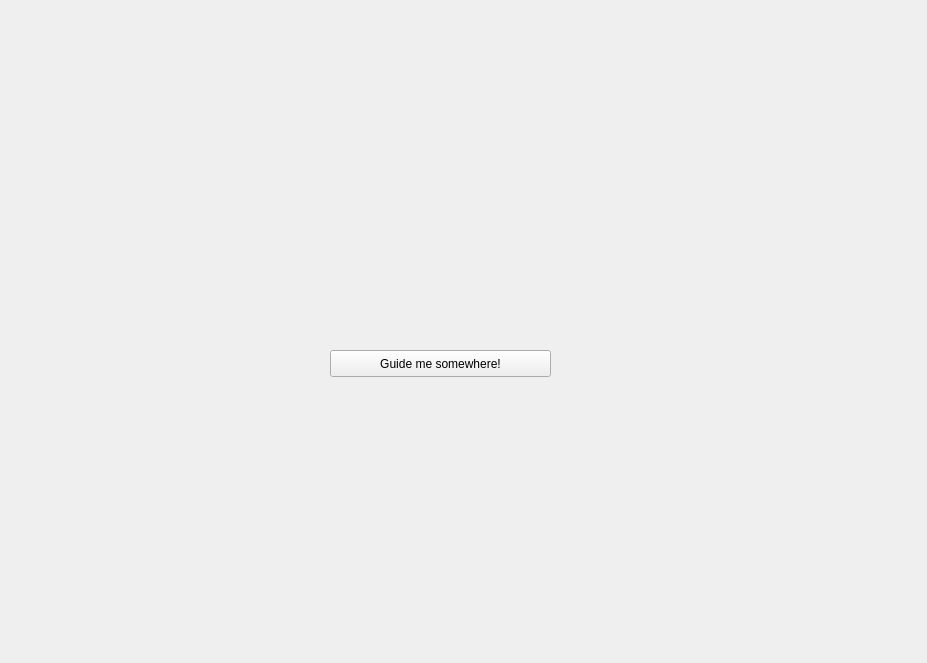
<?xml version="1.0" encoding="UTF-8"?>
<ui version="4.0">
 <class>MainWindow</class>
 <widget class="QMainWindow" name="MainWindow">
  <property name="geometry">
   <rect>
    <x>0</x>
    <y>0</y>
    <width>927</width>
    <height>663</height>
   </rect>
  </property>
  <property name="windowTitle">
   <string>MainWindow</string>
  </property>
  <widget class="QWidget" name="centralWidget">
   <widget class="QStackedWidget" name="stackedWidget">
    <property name="geometry">
     <rect>
      <x>140</x>
      <y>160</y>
      <width>611</width>
      <height>411</height>
     </rect>
    </property>
    <property name="currentIndex">
     <number>0</number>
    </property>
    <widget class="QWidget" name="page">
     <widget class="QPushButton" name="button_guide_me">
      <property name="geometry">
       <rect>
        <x>190</x>
        <y>190</y>
        <width>221</width>
        <height>27</height>
       </rect>
      </property>
      <property name="text">
       <string>Guide me somewhere!</string>
      </property>
     </widget>
    </widget>
    <widget class="QWidget" name="page_2">
     <widget class="QPushButton" name="button_gate">
      <property name="geometry">
       <rect>
        <x>190</x>
        <y>70</y>
        <width>211</width>
        <height>27</height>
       </rect>
      </property>
      <property name="text">
       <string>Gate</string>
      </property>
     </widget>
     <widget class="QPushButton" name="button_lounge">
      <property name="geometry">
       <rect>
        <x>190</x>
        <y>140</y>
        <width>211</width>
        <height>27</height>
       </rect>
      </property>
      <property name="text">
       <string>Lounge</string>
      </property>
     </widget>
     <widget class="QPushButton" name="button_schengen">
      <property name="geometry">
       <rect>
        <x>190</x>
        <y>200</y>
        <width>211</width>
        <height>27</height>
       </rect>
      </property>
      <property name="text">
       <string>Schenghen Barrier</string>
      </property>
     </widget>
    </widget>
    <widget class="QWidget" name="page_5">
     <widget class="QPushButton" name="button_input_gate">
      <property name="geometry">
       <rect>
        <x>200</x>
        <y>40</y>
        <width>191</width>
        <height>27</height>
       </rect>
      </property>
      <property name="text">
       <string>Input Gate Number</string>
      </property>
     </widget>
     <widget class="QPushButton" name="button_gate_b">
      <property name="geometry">
       <rect>
        <x>200</x>
        <y>140</y>
        <width>191</width>
        <height>27</height>
       </rect>
      </property>
      <property name="text">
       <string>Guide me to gate area B</string>
      </property>
     </widget>
     <widget class="QPushButton" name="button_gate_c">
      <property name="geometry">
       <rect>
        <x>200</x>
        <y>200</y>
        <width>191</width>
        <height>27</height>
       </rect>
      </property>
      <property name="text">
       <string>Guide me to gate area C</string>
      </property>
     </widget>
     <widget class="QPushButton" name="button_back_5">
      <property name="geometry">
       <rect>
        <x>200</x>
        <y>370</y>
        <width>191</width>
        <height>27</height>
       </rect>
      </property>
      <property name="text">
       <string>Back</string>
      </property>
     </widget>
     <widget class="QLabel" name="label_or">
      <property name="geometry">
       <rect>
        <x>280</x>
        <y>100</y>
        <width>66</width>
        <height>17</height>
       </rect>
      </property>
      <property name="text">
       <string>Or</string>
      </property>
     </widget>
    </widget>
    <widget class="QWidget" name="page_3">
     <widget class="QLabel" name="label_gate_number">
      <property name="geometry">
       <rect>
        <x>150</x>
        <y>150</y>
        <width>111</width>
        <height>20</height>
       </rect>
      </property>
      <property name="text">
       <string>Gate Number</string>
      </property>
     </widget>
     <widget class="QLineEdit" name="lineEdit_gate_number">
      <property name="geometry">
       <rect>
        <x>320</x>
        <y>150</y>
        <width>113</width>
        <height>27</height>
       </rect>
      </property>
      <property name="text">
       <string>asd</string>
      </property>
     </widget>
     <widget class="QPushButton" name="button_go">
      <property name="geometry">
       <rect>
        <x>230</x>
        <y>250</y>
        <width>98</width>
        <height>27</height>
       </rect>
      </property>
      <property name="text">
       <string>Go!</string>
      </property>
     </widget>
     <widget class="QLabel" name="label_gate_information">
      <property name="geometry">
       <rect>
        <x>210</x>
        <y>50</y>
        <width>171</width>
        <height>31</height>
       </rect>
      </property>
      <property name="text">
       <string>Input Gate Information</string>
      </property>
     </widget>
     <widget class="QLabel" name="label_plan_information">
      <property name="geometry">
       <rect>
        <x>130</x>
        <y>320</y>
        <width>311</width>
        <height>41</height>
       </rect>
      </property>
      <property name="text">
       <string/>
      </property>
     </widget>
     <widget class="QPushButton" name="button_back_3">
      <property name="geometry">
       <rect>
        <x>230</x>
        <y>370</y>
        <width>98</width>
        <height>27</height>
       </rect>
      </property>
      <property name="text">
       <string>Back</string>
      </property>
     </widget>
    </widget>
    <widget class="QWidget" name="page_4">
     <widget class="QLabel" name="label_guiding">
      <property name="geometry">
       <rect>
        <x>240</x>
        <y>40</y>
        <width>61</width>
        <height>20</height>
       </rect>
      </property>
      <property name="text">
       <string>Guiding!</string>
      </property>
     </widget>
     <widget class="QLabel" name="label_status_guiding">
      <property name="geometry">
       <rect>
        <x>230</x>
        <y>100</y>
        <width>66</width>
        <height>17</height>
       </rect>
      </property>
      <property name="text">
       <string>asd</string>
      </property>
     </widget>
     <widget class="QPushButton" name="button_stop_4">
      <property name="geometry">
       <rect>
        <x>210</x>
        <y>210</y>
        <width>98</width>
        <height>27</height>
       </rect>
      </property>
      <property name="text">
       <string>STOP</string>
      </property>
     </widget>
    </widget>
    <widget class="QWidget" name="page_6">
     <widget class="QPushButton" name="button_resume">
      <property name="geometry">
       <rect>
        <x>240</x>
        <y>150</y>
        <width>98</width>
        <height>27</height>
       </rect>
      </property>
      <property name="text">
       <string>Resume</string>
      </property>
     </widget>
     <widget class="QPushButton" name="button_abandon">
      <property name="geometry">
       <rect>
        <x>240</x>
        <y>270</y>
        <width>98</width>
        <height>27</height>
       </rect>
      </property>
      <property name="text">
       <string>Abandon</string>
      </property>
     </widget>
     <widget class="QLabel" name="label_stopped_by_user">
      <property name="geometry">
       <rect>
        <x>190</x>
        <y>40</y>
        <width>251</width>
        <height>17</height>
       </rect>
      </property>
      <property name="text">
       <string>I've stopped guiding. Should I resume?</string>
      </property>
     </widget>
    </widget>
    <widget class="QWidget" name="page_7">
     <widget class="QLabel" name="label_stopped_message">
      <property name="geometry">
       <rect>
        <x>145</x>
        <y>60</y>
        <width>251</width>
        <height>31</height>
       </rect>
      </property>
      <property name="text">
       <string>Sorry, I've received the order to stop</string>
      </property>
     </widget>
     <widget class="QLabel" name="label_waiting_for_resume">
      <property name="geometry">
       <rect>
        <x>150</x>
        <y>120</y>
        <width>221</width>
        <height>20</height>
       </rect>
      </property>
      <property name="text">
       <string>Waiting for a resume command</string>
      </property>
     </widget>
    </widget>
    <widget class="QWidget" name="page_8">
     <widget class="QLabel" name="label_abandoning">
      <property name="geometry">
       <rect>
        <x>250</x>
        <y>40</y>
        <width>141</width>
        <height>17</height>
       </rect>
      </property>
      <property name="text">
       <string>Abandoning task!</string>
      </property>
     </widget>
     <widget class="QLabel" name="label_error_message">
      <property name="geometry">
       <rect>
        <x>270</x>
        <y>110</y>
        <width>66</width>
        <height>17</height>
       </rect>
      </property>
      <property name="text">
       <string>Status</string>
      </property>
     </widget>
    </widget>
    <widget class="QWidget" name="page_9">
     <widget class="QLabel" name="label_blocked">
      <property name="geometry">
       <rect>
        <x>250</x>
        <y>60</y>
        <width>101</width>
        <height>17</height>
       </rect>
      </property>
      <property name="text">
       <string>I'm blocked!</string>
      </property>
     </widget>
     <widget class="QLabel" name="label_space">
      <property name="geometry">
       <rect>
        <x>200</x>
        <y>100</y>
        <width>191</width>
        <height>17</height>
       </rect>
      </property>
      <property name="text">
       <string>I'll try to free some space</string>
      </property>
     </widget>
     <widget class="QPushButton" name="button_stop_9">
      <property name="geometry">
       <rect>
        <x>240</x>
        <y>300</y>
        <width>98</width>
        <height>27</height>
       </rect>
      </property>
      <property name="text">
       <string>STOP</string>
      </property>
     </widget>
    </widget>
    <widget class="QWidget" name="page_10">
     <widget class="QLabel" name="label_busy">
      <property name="geometry">
       <rect>
        <x>250</x>
        <y>110</y>
        <width>171</width>
        <height>17</height>
       </rect>
      </property>
      <property name="text">
       <string>Sorry! I'm currently busy.</string>
      </property>
     </widget>
    </widget>
   </widget>
  </widget>
 </widget>
 <layoutdefault spacing="6" margin="11"/>
 <resources/>
 <connections/>
</ui>
